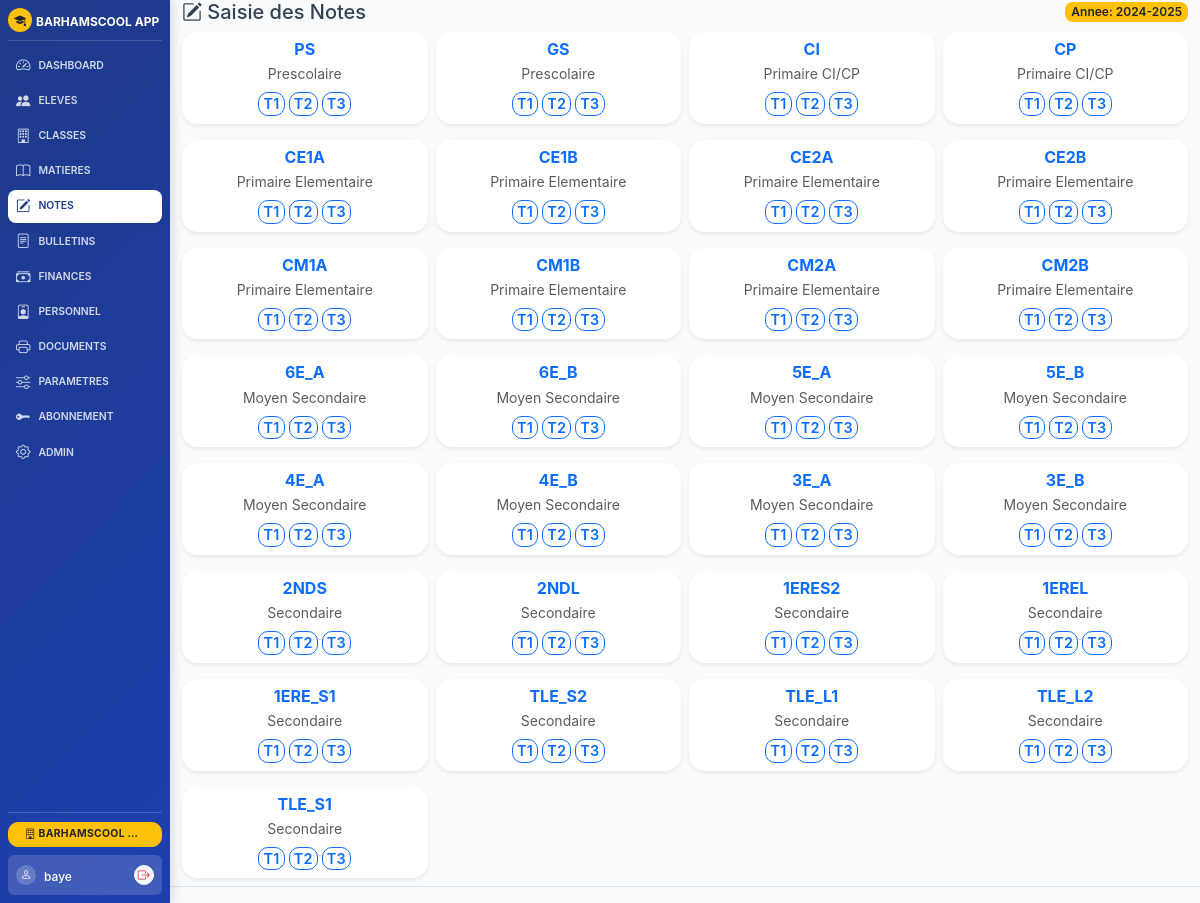
Page /notes (signed in) on the committed database.
### models.py (models this page shows, shortened)
class Ecole(db.Model):
    id = db.Column(db.Integer, primary_key=True)
    nom = db.Column(db.String(200), default='BARHAMSCOOL APP')
    identifiant = db.Column(db.String(50), unique=True, nullable=True)
    adresse = db.Column(db.String(300), default='ZAC MBAO CITE CAPEC')
    tel = db.Column(db.String(100), default='338369035-772601310-777385032')
    annee_scolaire = db.Column(db.String(20), default='2024-2025')
    zone = db.Column(db.String(100), default='RUFISQUE')
    dev = db.Column(db.String(200), default='Abdou Diatta - Barham Informatique')
    email = db.Column(db.String(150), default='')
    type_ecole = db.Column(db.String(100), default='')
    directeur = db.Column(db.String(150), default='')
    chef_etablissement = db.Column(db.String(150), default='')
    slogan = db.Column(db.String(300), default='')
    autorisation = db.Column(db.String(100), default='')
    code_etablissement = db.Column(db.String(50), default='')
    ia = db.Column(db.String(100), default='')
    ief = db.Column(db.String(100), default='')
    session_timeout = db.Column(db.Integer, default=30)  # en minutes
    max_login_attempts = db.Column(db.Integer, default=5)
    lockout_duration = db.Column(db.Integer, default=15)  # en minutes
    ip_whitelist = db.Column(db.Text, default='')  # IPs autorisées (séparées par virgule)
    smtp_server = db.Column(db.String(150), default='')
    smtp_port = db.Column(db.Integer, default=587)
    smtp_user = db.Column(db.String(150), default='')
    smtp_password = db.Column(db.String(150), default='')
    smtp_use_tls = db.Column(db.Boolean, default=True)
    email_expediteur = db.Column(db.String(150), default='')

class User(UserMixin, db.Model):
    id = db.Column(db.Integer, primary_key=True)
    username = db.Column(db.String(80), unique=True, nullable=False)
    password_hash = db.Column(db.String(256), nullable=False)
    role = db.Column(db.String(50), default='user')
    ecole_id = db.Column(db.Integer, db.ForeignKey('ecole.id'), nullable=True)
    created_at = db.Column(db.DateTime, default=lambda: datetime.now(timezone.utc))
    last_login = db.Column(db.DateTime, nullable=True)
    identifiant = db.Column(db.String(50), unique=True, nullable=True)
    ecole = db.relationship('Ecole', backref='users')

class Classe(db.Model):
    id = db.Column(db.Integer, primary_key=True)
    nom = db.Column(db.String(50), nullable=False)
    niveau = db.Column(db.String(50))
    effectif = db.Column(db.Integer, default=0)
    ecole_id = db.Column(db.Integer, db.ForeignKey('ecole.id'), nullable=False, default=1)
    ecole = db.relationship('Ecole', backref='classes')

### routes_notes.py (the view)
@app.route('/notes')
@login_required
def notes():
    ecole_id = get_current_ecole_id()
    return render_template('notes/index.html', classes=Classe.query.filter_by(ecole_id=ecole_id).all(), ecole=Ecole.query.get(ecole_id))

### app.py (called while the page is built, shortened)
def get_current_ecole_id():
    if 'ecole_id' in session:
        return session['ecole_id']
    ecole = Ecole.query.first()
    if ecole:
        session['ecole_id'] = ecole.id
        return ecole.id
    return 1

def get_current_annee():
    annee_session = session.get('annee_scolaire')
    if annee_session and str(annee_session).strip().lower() != 'none':
        return annee_session

@app.context_processor
def inject_globals():
    try:
        ecole_id = get_current_ecole_id()
        ecole = Ecole.query.get(ecole_id)
        if not ecole:
            ecole = Ecole.query.first()
            if ecole: session['ecole_id'] = ecole.id
        all_ecoles = Ecole.query.all()
        annees = AnneeScolaire.query.filter_by(ecole_id=ecole_id).order_by(AnneeScolaire.annee.desc()).all()
        current_annee = get_current_annee()
    except Exception:
        ecole = None
        all_ecoles = []
        annees = []
        current_annee = get_current_annee()
    return dict(ecole=ecole, all_ecoles=all_ecoles, all_annees=annees, current_annee=current_annee)

@app.context_processor
def inject_licence_status():
    from flask_login import current_user
    from models import Licence
    try:
        if current_user.is_authenticated and current_user.role != 'super_users':
            ecole_id = get_current_ecole_id()
            licence = Licence.licence_active_for_ecole(ecole_id)
            if licence:
                return {
                    'has_licence': True,
                    'est_essai': licence.essai,
                    'jours_restants': licence.jours_restants
                }
            return {'has_licence': False, 'est_essai': False, 'jours_restants': 0}
    except:
        pass
    return {'has_licence': True, 'est_essai': False, 'jours_restants': 0}  # super_users = toujours true

### routes_auth.py (called while the page is built)
@login_manager.user_loader
def load_user(id): return User.query.get(int(id))

### templates/notes/index.html (shortened to what this page needs)
{% extends "base.html" %}
{% block content %}
<div class="d-flex justify-content-between align-items-center mb-2">
    <h5 class="mb-0"><i class="bi bi-pencil-square"></i> Saisie des Notes</h5>
    <span class="badge bg-warning text-dark">Annee: {{ current_annee }}</span>
</div>
<div class="row g-2">
    {% for c in classes %}
    <div class="col-md-4 col-lg-3">
        <div class="card shadow-sm">
            <div class="card-body text-center py-2 px-3">
                <h6 class="fw-bold text-primary mb-1">{{ c.nom }}</h6>
                <small class="text-muted d-block mb-2">{{ c.niveau or '' }}</small>
                <div class="d-flex gap-1 justify-content-center flex-wrap">
                    <a href="{{ url_for('notes_saisir', classe_id=c.id, trimestre=1) }}" class="btn btn-outline-primary btn-sm py-0 px-1" title="1er Trimestre">T1</a>
                    <a href="{{ url_for('notes_saisir', classe_id=c.id, trimestre=2) }}" class="btn btn-outline-primary btn-sm py-0 px-1" title="2eme Trimestre">T2</a>
                    <a href="{{ url_for('notes_saisir', classe_id=c.id, trimestre=3) }}" class="btn btn-outline-primary btn-sm py-0 px-1" title="3eme Trimestre">T3</a>
                </div>
            </div>
        </div>
    </div>
    {% endfor %}
</div>
{% endblock %}

### templates/base.html (shortened to what this page needs)
<!DOCTYPE html>
<html lang="fr">
<head>
    <link href="https://cdn.jsdelivr.net/npm/bootstrap@5.3.3/dist/css/bootstrap.min.css" rel="stylesheet">
    <link href="https://cdn.jsdelivr.net/npm/bootstrap-icons@1.11.3/font/bootstrap-icons.min.css" rel="stylesheet">
    <link href="{{ url_for('static', filename='css/style.css') }}?v=3" rel="stylesheet">
</head>
<body>
    <div class="app-layout {% if not current_user.is_authenticated %}no-sidebar{% endif %}">
        {% if current_user.is_authenticated %}
        <aside class="app-sidebar text-white" id="appSidebar">
            <div class="sidebar-brand">
                <div class="brand-icon bg-warning text-dark rounded-circle me-1" style="width:24px; height:24px; display:flex; align-items:center; justify-content:center; flex-shrink: 0;">
                    <i class="bi bi-mortarboard-fill" style="font-size: 0.75rem !important;"></i>
                </div>
                <div class="brand-text text-truncate" title="{{ ecole.nom if ecole else 'BARHAMSCOOL APP' }}">
                    <span class="fw-bold" style="font-size: 0.75rem !important;">{{ ecole.nom if ecole else 'BARHAMSCOOL APP' }}</span>
                </div>
            </div>
            <nav class="sidebar-menu">
                <ul class="nav flex-column gap-0">
                    {% if not has_licence %}
                    <li class="nav-item">
                        <a class="nav-link d-flex align-items-center gap-2 py-1 px-2 {{ 'active' if request.endpoint == 'abonnement' }}" href="{{ url_for('abonnement') }}">
                            <i class="bi bi-key-fill" style="font-size: 0.9rem;"></i>
                            <span style="font-size: 0.65rem; text-transform: uppercase; font-weight: 600;">Abonnement</span>
                        </a>
                    </li>
                    {% else %}
                    {% for endpoint, icon, label in nav_items %}
                    <li class="nav-item">
                        <a class="nav-link d-flex align-items-center gap-2 py-1 px-2 {{ 'active' if request.endpoint == endpoint }}" href="{{ url_for(endpoint) }}">
                            <i class="bi {{ icon }}" style="font-size: 0.9rem;"></i>
                            <span style="font-size: 0.65rem; text-transform: uppercase; font-weight: 600;">{{ label }}</span>
                        </a>
                    </li>
                    {% endfor %}
                    <li class="nav-item">
                        <a class="nav-link d-flex align-items-center gap-2 py-1 px-2 {{ 'active' if request.endpoint == 'parametres_financiers' }}" href="{{ url_for('parametres_financiers') }}">
                            <i class="bi bi-sliders" style="font-size: 0.9rem;"></i>
                            <span style="font-size: 0.65rem; text-transform: uppercase; font-weight: 600;">Parametres</span>
                        </a>
                    </li>
                    <li class="nav-item">
                        <a class="nav-link d-flex align-items-center gap-2 py-1 px-2 {{ 'active' if request.endpoint == 'abonnement' }}" href="{{ url_for('abonnement') }}">
                            <i class="bi bi-key-fill" style="font-size: 0.9rem;"></i>
                            <span style="font-size: 0.65rem; text-transform: uppercase; font-weight: 600;">Abonnement</span>
                        </a>
                    </li>
                    {% endif %}
                    {% if current_user.role == 'super_users' %}
                    <li class="nav-item">
                        <a class="nav-link d-flex align-items-center gap-2 py-1 px-2 {{ 'active' if request.endpoint == 'admin' }}" href="{{ url_for('admin') }}">
                            <i class="bi bi-gear" style="font-size: 0.9rem;"></i>
                            <span style="font-size: 0.65rem; text-transform: uppercase; font-weight: 600;">Admin</span>
                        </a>
                    </li>
                    {% endif %}
                </ul>
            </nav>
            <div class="sidebar-footer mt-auto">
                {% if current_user.role == 'super_users' and all_ecoles %}
                <div class="dropdown w-100 mb-2">
                    <button class="btn btn-sm btn-warning text-dark dropdown-toggle fw-bold w-100 py-1" type="button" data-bs-toggle="dropdown" aria-expanded="false" style="font-size: 0.65rem; line-height: 1.4; text-overflow: ellipsis; overflow: hidden; white-space: nowrap;" title="{{ ecole.nom if ecole else 'École' }}">
                        <i class="bi bi-building"></i> {{ ecole.nom if ecole else 'École' }}
                    </button>
                </div>
                {% endif %}
                <div class="user-profile-block d-flex align-items-center justify-content-between p-2 rounded" style="background: rgba(255,255,255,0.15);">
                    <div class="d-flex align-items-center gap-2">
                        <div class="avatar bg-white-20 rounded-circle" style="width:20px; height:20px; display:flex; align-items:center; justify-content:center;">
                            <i class="bi bi-person" style="font-size: 0.7rem;"></i>
                        </div>
                        <div class="user-info text-truncate">
                            <span class="fw-medium text-white" style="font-size: 0.75rem;">{{ current_user.username }}</span>
                        </div>
                    </div>
                    <a class="btn btn-sm btn-light p-0 rounded-circle d-flex align-items-center justify-content-center" href="{{ url_for('logout') }}" title="Quitter" style="width: 20px; height: 20px; color: var(--danger-color) !important;">
                        <i class="bi bi-box-arrow-right" style="font-size: 0.75rem;"></i>
                    </a>
                </div>
            </div>
        </aside>
        {% endif %}
        <main class="app-main">
            <div class="container-fluid" style="margin-top:0 !important; padding-top:0 !important;">
                {% block content %}{% endblock %}
            </div>
            <footer class="text-center text-muted py-2 mt-auto border-top small">
            </footer>
        </main>
    </div>
</body>
</html>

### static/css/style.css (style rules this page uses)
:root { --primary-color: #1e3a8a; --primary-gradient: linear-gradient(135deg, #1e3a8a 0%, #1e40af 100%); --accent-color: #f59e0b; --secondary-color: #64748b; --success-color: #10b981; --danger-color: #e11d48; --warning-color: #f59e0b; --info-color: #0ea5e9; --dark-color: #0f172a; --light-bg: #f8fafc; --card-shadow: 0 10px 15px -3px rgba(0, 0, 0, 0.1), 0 4px 6px -2px rgba(0, 0, 0, 0.05); --transition: all 0.25s cubic-bezier(0.4, 0, 0.2, 1); }
body { background-color: var(--light-bg); font-family: 'Outfit', 'Inter', -apple-system, BlinkMacSystemFont, "Segoe UI", Roboto, sans-serif; color: #334155; -webkit-font-smoothing: antialiased; }
.card { border: none; border-radius: 16px; box-shadow: var(--card-shadow); transition: var(--transition); overflow: hidden; }
.btn { border-radius: 10px; padding: 0.7rem 1.5rem; font-weight: 600; transition: var(--transition); letter-spacing: 0.3px; }
.badge { padding: 0.5em 0.8em; border-radius: 8px; font-weight: 600; }
.bg-white-20 { background-color: rgba(255, 255, 255, 0.2); }
html, body { height: 100vh; overflow: hidden; }
body { display: flex; flex-direction: column; }
.container-fluid { flex: 1 1 auto; overflow-y: auto; overflow-x: hidden; padding-top: 0.5rem; padding-bottom: 0.5rem; }
footer { flex-shrink: 0; padding-top: 0.5rem; padding-bottom: 0.5rem; }
.card { margin-bottom: 0.5rem; }
.card-body { padding: 0.75rem; }
.btn { padding: 0.4rem 1rem; font-size: 0.9rem; }
.badge { padding: 0.3em 0.5em; font-size: 0.75rem; }
.app-layout { display: flex; height: 100vh; width: 100vw; overflow: hidden; }
.app-sidebar { width: 170px; flex-shrink: 0; height: 100%; display: flex; flex-direction: column; padding: 0.5rem; background: var(--primary-gradient) !important; box-shadow: 4px 0 10px rgba(0, 0, 0, 0.1); z-index: 1040; }
.sidebar-brand { display: flex; align-items: center; padding-bottom: 0.5rem; margin-bottom: 0.5rem; border-bottom: 1px solid rgba(255, 255, 255, 0.15); }
.sidebar-menu .nav { gap: 0.15rem !important; }
.sidebar-menu .nav-link { padding: 0.35rem 0.5rem !important; }
.sidebar-menu { flex: 1; overflow-y: auto; scrollbar-width: none; -ms-overflow-style: none; }
.sidebar-menu .nav-link { color: rgba(255, 255, 255, 0.8) !important; border-radius: 8px; transition: var(--transition); font-size: 0.8rem; }
.sidebar-menu .nav-link.active { color: var(--primary-color) !important; background: white !important; font-weight: 700 !important; box-shadow: 0 4px 6px rgba(0, 0, 0, 0.05); }
.sidebar-footer { padding-top: 0.5rem; border-top: 1px solid rgba(255, 255, 255, 0.15); flex-shrink: 0; }
.app-main { flex: 1; display: flex; flex-direction: column; height: 100%; overflow: hidden; background-color: var(--light-bg); }
.app-main > .container-fluid { flex: 1; overflow-y: auto; padding: 0 12px !important; margin: 0 !important; }
.app-main footer { flex-shrink: 0; }

### rows in the picture
Ecole: nom "BARHAMSCOOL APP", nom "BARHAMSCOOL…"
User: username "baye"
Classe: nom "PS", niveau "Prescolaire"
Classe: nom "GS", niveau "Prescolaire"
Classe: nom "CI", niveau "Primaire CI/CP"
Classe: nom "CP", niveau "Primaire CI/CP"
Classe: nom "CE1A", niveau "Primaire Elementaire"
Classe: nom "CE1B", niveau "Primaire Elementaire"
Classe: nom "CE2A", niveau "Primaire Elementaire"
Classe: nom "CE2B", niveau "Primaire Elementaire"
Classe: nom "CM1A", niveau "Primaire Elementaire"
Classe: nom "CM1B", niveau "Primaire Elementaire"
Classe: nom "CM2A", niveau "Primaire Elementaire"
Classe: nom "CM2B", niveau "Primaire Elementaire"
Classe: nom "6E_A", niveau "Moyen Secondaire"
Classe: nom "6E_B", niveau "Moyen Secondaire"
Classe: nom "5E_A", niveau "Moyen Secondaire"
Classe: nom "5E_B", niveau "Moyen Secondaire"
Classe: nom "4E_A", niveau "Moyen Secondaire"
Classe: nom "4E_B", niveau "Moyen Secondaire"
Classe: nom "3E_A", niveau "Moyen Secondaire"
Classe: nom "3E_B", niveau "Moyen Secondaire"
Classe: nom "2NDS", niveau "Secondaire"
Classe: nom "2NDL", niveau "Secondaire"
Classe: nom "1ERES2", niveau "Secondaire"
Classe: nom "1EREL", niveau "Secondaire"
Classe: nom "1ERE_S1", niveau "Secondaire"
Classe: nom "TLE_S2", niveau "Secondaire"
Classe: nom "TLE_L1", niveau "Secondaire"
Classe: nom "TLE_L2", niveau "Secondaire"
Classe: nom "TLE_S1", niveau "Secondaire"

### other values in the picture
{{ label }} "DASHBOARD" "ELEVES" "CLASSES" "MATIERES" "NOTES" "BULLETINS" "FINANCES" "PERSONNEL" "DOCUMENTS"
{{ current_annee }} "2024-2025"
